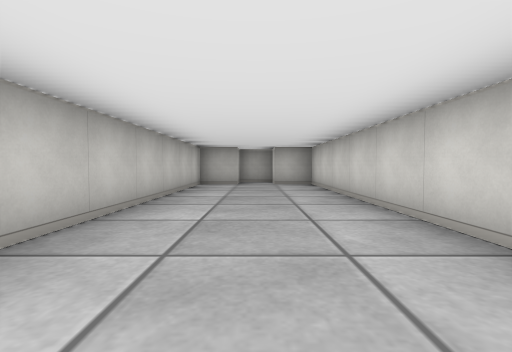
view 1 (above)

13 first-person views from a walk through a cub3D level. The camera is about half as high as the walls, tilts 2° down and sees 85° across. The floor is counted in squares. Each view is taken from the middle of a square. On the plan, view 1 faces up. The plan holds only what a view shows up to about 9 squares ahead; the rest is blank. The place goes on beyond the plan.

view 2
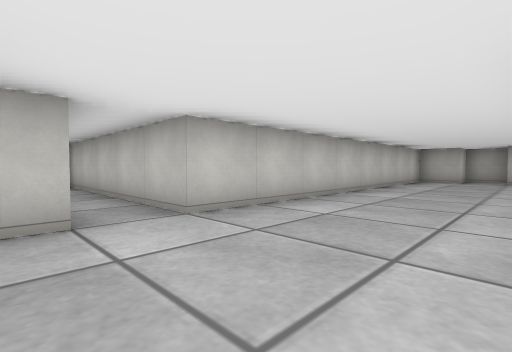

view 3
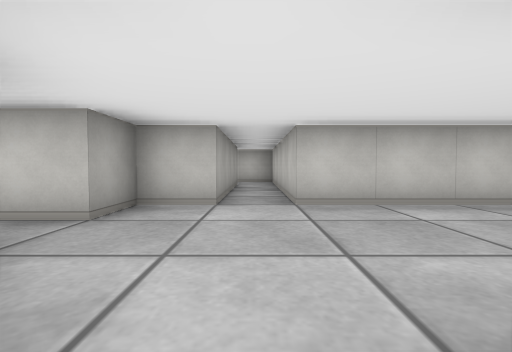

view 4
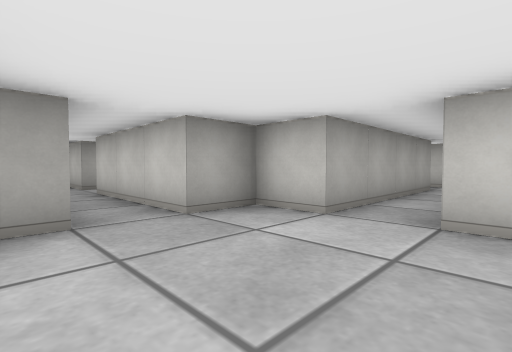

view 5
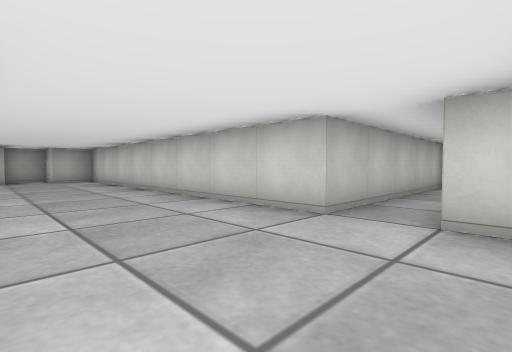

view 6
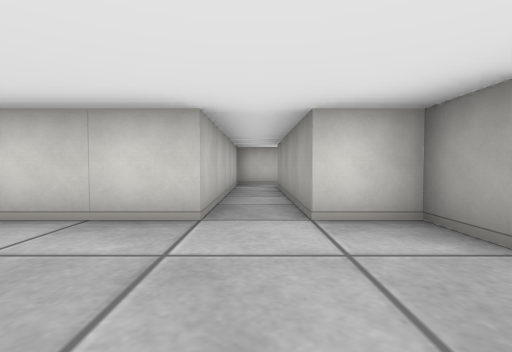

view 7
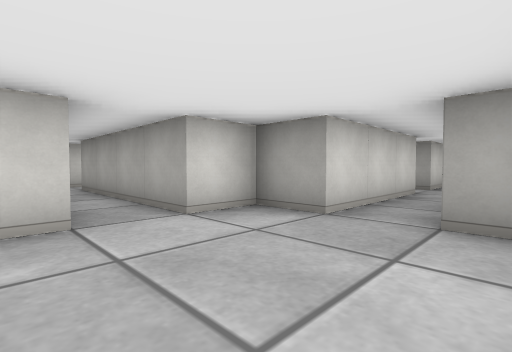

view 8
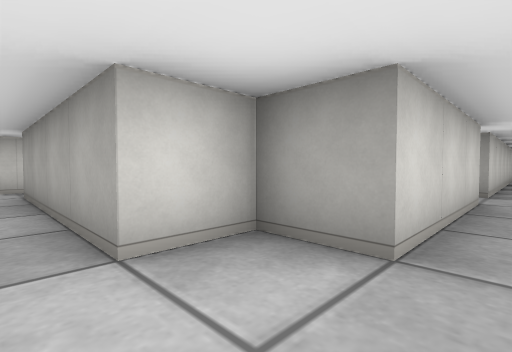

view 9
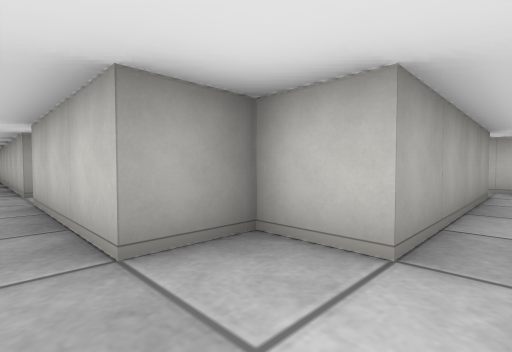

view 10
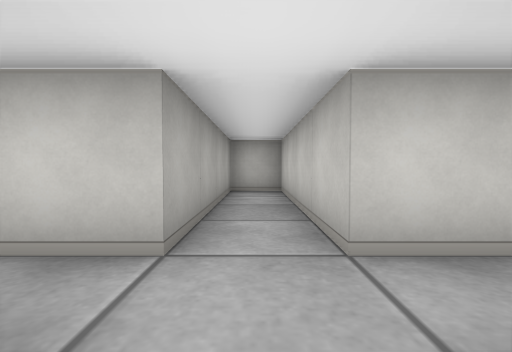

view 11
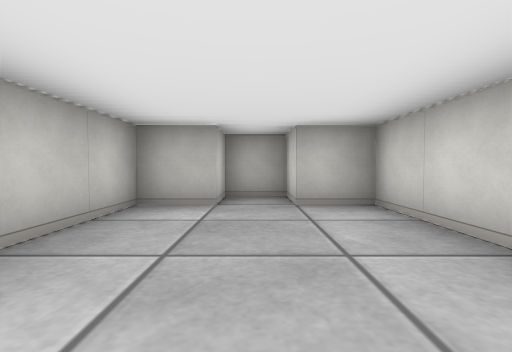

view 12
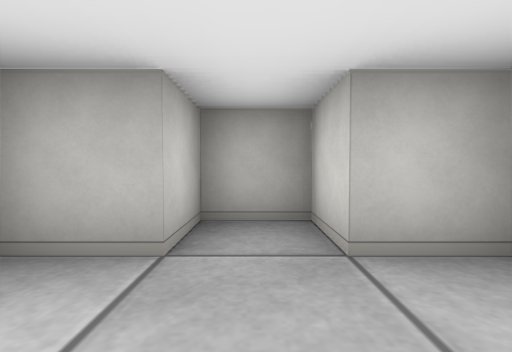

view 13
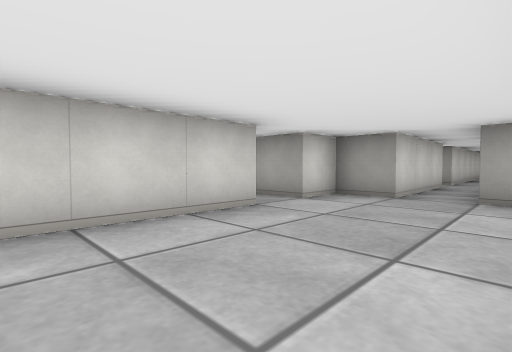

### Floor plan
Points are (right, up) in squares from view 1. A wall is a line through its corners. A room is listed if a view was taken in it or the views show most of it. See-through windows are left out.
Room 1 (views 1, 2, 4, 5, 6, 7, 8, 9, 11, 12, 13)
walls: (1.5, -0.5) (1.5, 7.5) (0.5, 7.5) (0.5, 8.5) (-0.5, 8.5) (-0.5, 7.5) (-1.5, 7.5) (-1.5, -0.5) (-5.5, -0.5); (-5.5, -1.5) (-1.5, -1.5) (-1.5, -2.5) (-0.5, -2.5) (-0.5, -5.5); (0.5, -5.6) (0.5, -2.5) (1.5, -2.5) (1.5, -1.5)
ways out: opening at (2, -1) to room 2; opening at (-5, -1); opening at (0, -5)
Room 2 (view 3)
walls: (6.5, -1.8) (6.5, -0.5) (1.5, -0.5); (1.5, -1.5) (5.5, -1.5)
ways out: opening at (2, -1) to room 1
Room 3 (view 10)
walls: (0.5, -6.5) (0.9, -6.5)
ways out: opening at (1, -6)

Positions as (right, up) in squares from view 1, and headings:
1: (0, 0), facing up
2: (1, -2), facing up-left
3: (2, -1), facing left
4: (1, 0), facing down-left
5: (-1, -2), facing up-right
6: (-1, -1), facing right
7: (-1, 0), facing down-right
8: (0, -1), facing down-right
9: (0, -1), facing down-left
10: (1, -6), facing left
11: (0, 4), facing up
12: (0, 6), facing up
13: (-1, 2), facing down-right
